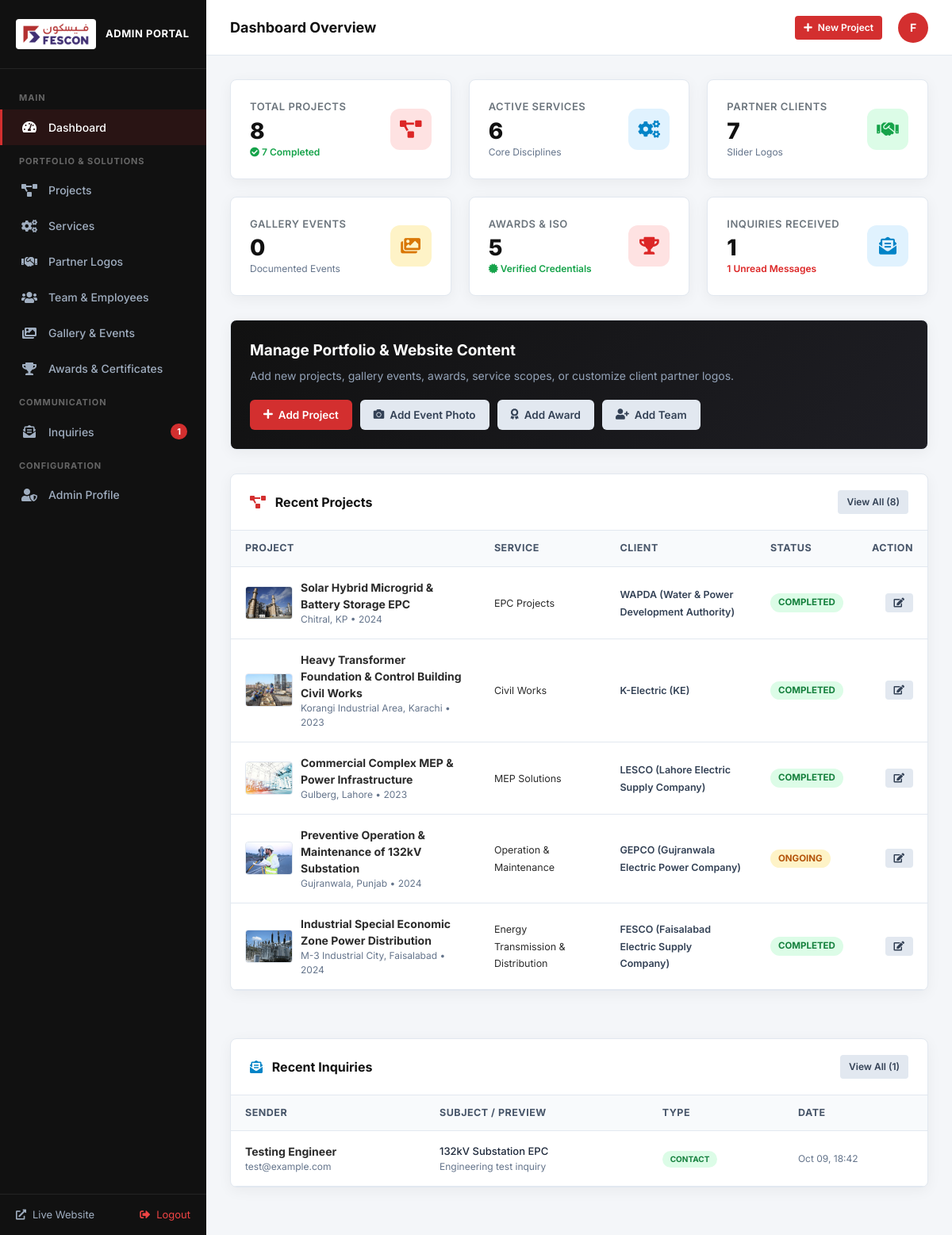
/admin/index.php (signed in), run on the app's committed database.
### tables this page shows
CREATE TABLE projects (
        id INTEGER PRIMARY KEY AUTOINCREMENT,
        title TEXT NOT NULL,
        slug TEXT UNIQUE NOT NULL,
        client_id INTEGER,
        service_id INTEGER,
        image_url TEXT NOT NULL,
        gallery_json TEXT,
        location TEXT,
        completion_year TEXT,
        status TEXT DEFAULT 'Completed',
        summary TEXT,
        description TEXT,
        featured INTEGER DEFAULT 0,
        sort_order INTEGER DEFAULT 0,
        created_at DATETIME DEFAULT CURRENT_TIMESTAMP,
        FOREIGN KEY (client_id) REFERENCES clients(id) ON DELETE SET NULL,
        FOREIGN KEY (service_id) REFERENCES services(id) ON DELETE SET NULL
    );

CREATE TABLE services (
        id INTEGER PRIMARY KEY AUTOINCREMENT,
        name TEXT NOT NULL,
        slug TEXT UNIQUE NOT NULL,
        icon_class TEXT,
        image_url TEXT,
        short_description TEXT,
        full_description TEXT,
        sort_order INTEGER DEFAULT 0,
        is_active INTEGER DEFAULT 1,
        created_at DATETIME DEFAULT CURRENT_TIMESTAMP
    );

CREATE TABLE clients (
        id INTEGER PRIMARY KEY AUTOINCREMENT,
        name TEXT NOT NULL,
        slug TEXT UNIQUE NOT NULL,
        logo_url TEXT NOT NULL,
        website_url TEXT,
        description TEXT,
        sort_order INTEGER DEFAULT 0,
        is_active INTEGER DEFAULT 1,
        created_at DATETIME DEFAULT CURRENT_TIMESTAMP
    );

CREATE TABLE inquiries (
        id INTEGER PRIMARY KEY AUTOINCREMENT,
        type TEXT DEFAULT 'contact',
        name TEXT,
        email TEXT,
        phone TEXT,
        subject TEXT,
        message TEXT,
        page_source TEXT,
        is_read INTEGER DEFAULT 0,
        created_at DATETIME DEFAULT CURRENT_TIMESTAMP
    );

### includes/config.php (called while the page is built, shortened)
<?php
$scriptName = str_replace('\\', '/', $_SERVER['SCRIPT_NAME'] ?? '');
$scriptDir = dirname($scriptName);
if (!empty($_ENV['VERCEL']) || !empty($_SERVER['VERCEL']) || getenv('VERCEL')) {
    $base_url = '';
} else if ($scriptDir === '/' || $scriptDir === '\\') {
    $base_url = '';
} else {
    $parts = explode('/', trim($scriptDir, '/'));
    $knownPages = [
        'about-us', 'our-story', 'our-values', 'management-team', 'the-founder',
        'certifications', 'collaborations', 'blogs', 'gallery', 'awards', 'services', 'planning-and-designing',
        'epc-projects', 'energy-transmission-distribution', 'operation-maintenance',
        'mep-solutions', 'civil-works', 'projects', 'hse-policy', 'welfare-policy',
        'csr-policy', 'team', 'contact-us', 'careers', 'client-projects',
        'project-detail', 'service-detail', 'admin', 'api'
    ];
    if (!empty($parts) && in_array(end($parts), $knownPages)) {
        array_pop($parts);
    }
    $base_url = !empty($parts) ? '/' . implode('/', $parts) : '';
}
?>

### includes/db.php (called while the page is built, shortened)
<?php
require_once __DIR__ . '/config.php';
function get_db() {
    static $pdo = null;
    if ($pdo === null) {
        $storageDir = dirname(__DIR__) . '/storage';
        $dbPath = $storageDir . '/database.sqlite';
        try {
            $pdo = new PDO('sqlite:' . $dbPath);
            $pdo->setAttribute(PDO::ATTR_ERRMODE, PDO::ERRMODE_EXCEPTION);
            $pdo->setAttribute(PDO::ATTR_DEFAULT_FETCH_MODE, PDO::FETCH_ASSOC);
            $pdo->exec('PRAGMA busy_timeout = 5000;');
        } catch (PDOException $e) {
            error_log('Database Connection Error: ' . $e->getMessage());
            if (!headers_sent()) {
                http_response_code(500);
            }
            die('Database Connection Error: ' . htmlspecialchars($e->getMessage()));
        }
    }
    return $pdo;
}
function get_projects($filters = []) {
    $db = get_db();
    $sql = "SELECT p.*, c.name AS client_name, c.slug AS client_slug, c.logo_url AS client_logo,
                   s.name AS service_name, s.slug AS service_slug, s.icon_class AS service_icon
            FROM projects p
            LEFT JOIN clients c ON p.client_id = c.id
            LEFT JOIN services s ON p.service_id = s.id
            WHERE 1=1 ";
    $params = [];
    $sql .= "ORDER BY p.sort_order ASC, p.id DESC";
    if (!empty($filters['limit'])) {
        $sql .= " LIMIT " . intval($filters['limit']);
    }
    $stmt = $db->prepare($sql);
    $stmt->execute($params);
    return $stmt->fetchAll();
}
?>

### admin/index.php (the view, shortened to what this page needs)
<?php
require_once __DIR__ . '/includes/header.php';
$db = get_db();
$total_projects = $db->query("SELECT COUNT(*) FROM projects")->fetchColumn();
$completed_projects = $db->query("SELECT COUNT(*) FROM projects WHERE status = 'Completed'")->fetchColumn();
$total_services = $db->query("SELECT COUNT(*) FROM services")->fetchColumn();
$total_clients = $db->query("SELECT COUNT(*) FROM clients")->fetchColumn();
$total_inquiries = $db->query("SELECT COUNT(*) FROM inquiries")->fetchColumn();
$total_gallery = $db->query("SELECT COUNT(*) FROM gallery_events")->fetchColumn();
$total_awards = $db->query("SELECT COUNT(*) FROM awards")->fetchColumn();
$recent_projects = get_projects(['limit' => 5]);
$recent_inquiries = $db->query("SELECT * FROM inquiries ORDER BY id DESC LIMIT 5")->fetchAll();
?>
<div class="kpi-grid">
    <div class="kpi-card">
        <div class="kpi-info">
            <h4>Total Projects</h4>
            <div class="kpi-number"><?php echo $total_projects; ?></div>
            <div style="font-size: 12px; color: #16a34a; margin-top: 4px; font-weight: 600;">
                <i class="fas fa-check-circle"></i> <?php echo $completed_projects; ?> Completed
            </div>
        </div>
        <div class="kpi-icon red">
            <i class="fas fa-project-diagram"></i>
        </div>
    </div>
    <div class="kpi-card">
        <div class="kpi-info">
            <h4>Active Services</h4>
            <div class="kpi-number"><?php echo $total_services; ?></div>
            <div style="font-size: 12px; color: #64748b; margin-top: 4px;">
                Core Disciplines
            </div>
        </div>
        <div class="kpi-icon blue">
            <i class="fas fa-cogs"></i>
        </div>
    </div>
    <div class="kpi-card">
        <div class="kpi-info">
            <h4>Partner Clients</h4>
            <div class="kpi-number"><?php echo $total_clients; ?></div>
            <div style="font-size: 12px; color: #64748b; margin-top: 4px;">
                Slider Logos
            </div>
        </div>
        <div class="kpi-icon green">
            <i class="fas fa-handshake"></i>
        </div>
    </div>
    <div class="kpi-card">
        <div class="kpi-info">
            <h4>Gallery Events</h4>
            <div class="kpi-number"><?php echo $total_gallery; ?></div>
            <div style="font-size: 12px; color: #64748b; margin-top: 4px;">
                Documented Events
            </div>
        </div>
        <div class="kpi-icon amber">
            <i class="fas fa-images"></i>
        </div>
    </div>
    <div class="kpi-card">
        <div class="kpi-info">
            <h4>Awards &amp; ISO</h4>
            <div class="kpi-number"><?php echo $total_awards; ?></div>
            <div style="font-size: 12px; color: #16a34a; margin-top: 4px; font-weight: 600;">
                <i class="fas fa-certificate"></i> Verified Credentials
            </div>
        </div>
        <div class="kpi-icon red">
            <i class="fas fa-trophy"></i>
        </div>
    </div>
    <div class="kpi-card">
        <div class="kpi-info">
            <h4>Inquiries Received</h4>
            <div class="kpi-number"><?php echo $total_inquiries; ?></div>
            <div style="font-size: 12px; color: <?php echo $unread_count > 0 ? '#dc2626' : '#64748b'; ?>; margin-top: 4px; font-weight: 600;">
                <?php echo $unread_count; ?> Unread Messages
            </div>
        </div>
        <div class="kpi-icon blue">
            <i class="fas fa-envelope-open-text"></i>
        </div>
    </div>
</div>
<div class="admin-card" style="background: linear-gradient(135deg, #111111 0%, #1e1e24 100%); color: #ffffff;">
    <div class="admin-card-body" style="display: flex; flex-wrap: wrap; align-items: center; justify-content: space-between; gap: 20px;">
        <div>
            <h3 style="font-size: 19px; font-weight: 700; color: #fff; margin-bottom: 6px;">Manage Portfolio &amp; Website Content</h3>
            <p style="color: #94a3b8; font-size: 14px; margin: 0;">Add new projects, gallery events, awards, service scopes, or customize client partner logos.</p>
        </div>
        <div style="display: flex; flex-wrap: wrap; gap: 10px;">
            <a href="<?php echo $base_url; ?>/admin/project-form.php" class="btn-admin btn-admin-primary">
                <i class="fas fa-plus"></i> Add Project
            </a>
            <a href="<?php echo $base_url; ?>/admin/gallery-form.php" class="btn-admin btn-admin-secondary">
                <i class="fas fa-camera"></i> Add Event Photo
            </a>
            <a href="<?php echo $base_url; ?>/admin/award-form.php" class="btn-admin btn-admin-secondary">
                <i class="fas fa-award"></i> Add Award
            </a>
            <a href="<?php echo $base_url; ?>/admin/team-form.php" class="btn-admin btn-admin-secondary">
                <i class="fas fa-user-plus"></i> Add Team
            </a>
        </div>
    </div>
</div>
<div style="display: grid; grid-template-columns: repeat(auto-fit, minmax(460px, 1fr)); gap: 30px;">
    <div class="admin-card">
        <div class="admin-card-header">
            <h3 class="admin-card-title"><i class="fas fa-project-diagram" style="color: var(--admin-primary); margin-right: 8px;"></i> Recent Projects</h3>
            <a href="<?php echo $base_url; ?>/admin/projects.php" class="btn-admin btn-admin-secondary btn-admin-sm">View All (<?php echo $total_projects; ?>)</a>
        </div>
        <div class="admin-table-wrap">
            <table class="admin-table">
                <thead>
                    <tr>
                        <th>Project</th>
                        <th>Service</th>
                        <th>Client</th>
                        <th>Status</th>
                        <th style="text-align: right;">Action</th>
                    </tr>
                </thead>
                <tbody>
                    <?php if (!empty($recent_projects)): ?>
                        <?php foreach ($recent_projects as $p): ?>
                            <tr>
                                <td>
                                    <div style="display: flex; align-items: center; gap: 10px;">
                                        <img src="<?php echo htmlspecialchars($p['image_url']); ?>" alt="" class="table-thumbnail">
                                        <div>
                                            <strong><?php echo htmlspecialchars($p['title']); ?></strong>
                                            <div style="font-size: 12px; color: #64748b;"><?php echo htmlspecialchars($p['location'] ?: 'Pakistan'); ?> &bull; <?php echo htmlspecialchars($p['completion_year'] ?: ''); ?></div>
                                        </div>
                                    </div>
                                </td>
                                <td><span style="font-size: 12.5px;"><?php echo htmlspecialchars($p['service_name'] ?: 'N/A'); ?></span></td>
                                <td>
                                    <?php if (!empty($p['client_name'])): ?>
                                        <span style="font-size: 12.5px; font-weight: 600; color: #334155;"><?php echo htmlspecialchars($p['client_name']); ?></span>
                                    <?php else: ?>
                                        <span style="color: #94a3b8;">-</span>
                                    <?php endif; ?>
                                </td>
                                <td>
                                    <span class="badge-status-pill <?php echo strtolower($p['status']) === 'completed' ? 'completed' : 'ongoing'; ?>">
                                        <?php echo htmlspecialchars($p['status'] ?: 'Completed'); ?>
                                    </span>
                                </td>
                                <td style="text-align: right;">
                                    <a href="<?php echo $base_url; ?>/admin/project-form.php?id=<?php echo $p['id']; ?>" class="btn-admin btn-admin-secondary btn-admin-sm" title="Edit">
                                        <i class="fas fa-edit"></i>
                                    </a>
                                </td>
                            </tr>
                        <?php endforeach; ?>
                    <?php else: ?>
                        <tr>
                            <td colspan="5" style="text-align: center; color: #94a3b8; padding: 30px;">No projects registered yet.</td>
                        </tr>
                    <?php endif; ?>
                </tbody>
            </table>
        </div>
    </div>
    <div class="admin-card">
        <div class="admin-card-header">
            <h3 class="admin-card-title"><i class="fas fa-envelope-open-text" style="color: #0284c7; margin-right: 8px;"></i> Recent Inquiries</h3>
            <a href="<?php echo $base_url; ?>/admin/inquiries.php" class="btn-admin btn-admin-secondary btn-admin-sm">View All (<?php echo $total_inquiries; ?>)</a>
        </div>
        <div class="admin-table-wrap">
            <table class="admin-table">
                <thead>
                    <tr>
                        <th>Sender</th>
                        <th>Subject / Preview</th>
                        <th>Type</th>
                        <th>Date</th>
                    </tr>
                </thead>
                <tbody>
                    <?php if (!empty($recent_inquiries)): ?>
                        <?php foreach ($recent_inquiries as $inq): ?>
                            <tr>
                                <td>
                                    <strong><?php echo htmlspecialchars($inq['name'] ?: 'Anonymous'); ?></strong>
                                    <div style="font-size: 12px; color: #64748b;"><?php echo htmlspecialchars($inq['email'] ?: $inq['phone']); ?></div>
                                </td>
                                <td>
                                    <div style="font-weight: 500; font-size: 13px; color: #1e293b;"><?php echo htmlspecialchars($inq['subject'] ?: 'Quick Inquiry'); ?></div>
                                    <div style="font-size: 12px; color: #64748b; max-width: 200px; white-space: nowrap; overflow: hidden; text-overflow: ellipsis;">
                                        <?php echo htmlspecialchars($inq['message']); ?>
                                    </div>
                                </td>
                                <td>
                                    <span class="badge-status-pill <?php echo $inq['type'] === 'contact' ? 'completed' : 'ongoing'; ?>" style="font-size: 10px;">
                                        <?php echo htmlspecialchars(strtoupper($inq['type'])); ?>
                                    </span>
                                </td>
                                <td style="font-size: 12px; color: #64748b; white-space: nowrap;">
                                    <?php echo date('M d, H:i', strtotime($inq['created_at'])); ?>
                                </td>
                            </tr>
                        <?php endforeach; ?>
                    <?php else: ?>
                        <tr>
                            <td colspan="4" style="text-align: center; color: #94a3b8; padding: 30px;">No inquiries received yet.</td>
                        </tr>
                    <?php endif; ?>
                </tbody>
            </table>
        </div>
    </div>
</div>
<?php require_once __DIR__ . '/includes/footer.php'; ?>

### data on the page
projects: image_url (picture), title "Solar Hybrid Microgrid & Battery Storage EPC", location "Chitral, KP", completion_year "2024", service.name "EPC Projects", client.name "WAPDA (Water & Power Development Authority)", status "COMPLETED"
projects: image_url (picture), title "Heavy Transformer Foundation & Control Building Civil Works", location "Korangi Industrial Area, Karachi", completion_year "2023", service.name "Civil Works", client.name "K-Electric (KE)", status "COMPLETED"
projects: image_url (picture), title "Commercial Complex MEP & Power Infrastructure", location "Gulberg, Lahore", completion_year "2023", service.name "MEP Solutions", client.name "LESCO (Lahore Electric Supply Company)", status "COMPLETED"
projects: image_url (picture), title "Preventive Operation & Maintenance of 132kV Substation", location "Gujranwala, Punjab", completion_year "2024", service.name "Operation & Maintenance", client.name "GEPCO (Gujranwala Electric Power Company)", status "ONGOING"
projects: image_url (picture), title "Industrial Special Economic Zone Power Distribution", location "M-3 Industrial City, Faisalabad", completion_year "2024", service.name "Energy Transmission & Distribution", client.name "FESCO (Faisalabad Electric Supply Company)", status "COMPLETED"
inquiries: name "Testing Engineer", email "test@example.com", subject "132kV Substation EPC", message "Engineering test inquiry", type "CONTACT", created_at "Oct 09, 18:42"

### other printed values
$unread_count "1"
$admin_page_title "Dashboard Overview"
substr($current_admin['name'], 0, 1) "F"
$total_projects "8"
$completed_projects "7"
$total_services "6"
$total_clients "7"
$total_gallery "0"
$total_awards "5"
$total_inquiries "1"
